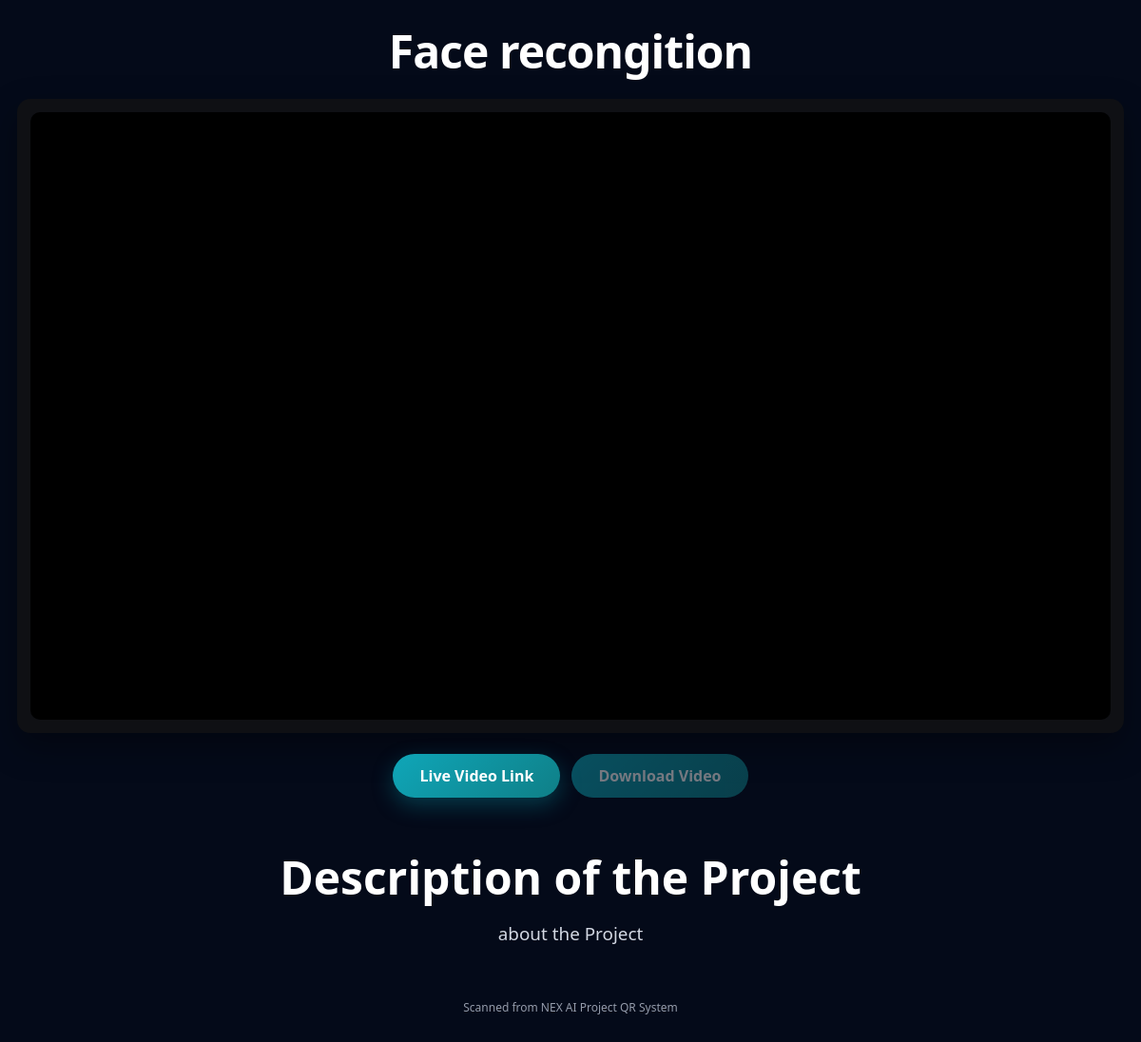
Screenshot of /?id=1 with the database file from the repository.
### tables this page shows
CREATE TABLE projects (
            id INTEGER PRIMARY KEY AUTOINCREMENT,
            name TEXT,
            roll TEXT,
            project_title TEXT,
            project_description TEXT,
            website_link TEXT,
            video_link TEXT,
            qr_path TEXT
        , created_at TEXT, expires_at TEXT);

### web_app.py (the view, shortened to what this page needs)
@app.route("/")
def index():
    settings = load_settings()
    project_id = request.args.get("id")
    if project_id:
        project_data = get_project_by_id(project_id)
        if project_data:
            expires_at = project_data[8]
            if is_qr_expired(expires_at, settings):
                return render_template("qr_expired.html", project_title=project_data[3], expires_at=expires_at)
            website = project_data[5]
            description = project_data[4]
            video_link = project_data[6]
            video = get_video_context(video_link)
            download = get_download_context(video_link)
            font_scale = float(settings.get("font_scale", 1.0))
            spacing_scale = float(settings.get("spacing_scale", 1.0))
            video_fit = settings.get("video_fit", "contain")
            return render_template(
                "project_detail.html",
                project_title=project_data[3],
                live_video_link=(video_link or "").strip(),
                description=description,
                video_mode=video["video_mode"],
                video_src=video["video_src"],
                video_mime=video.get("video_mime", ""),
                can_download=download["can_download"],
                download_url=download["download_url"],
                system_title="Project Registration System",
                ui_font_scale=font_scale,
                ui_spacing_scale=spacing_scale,
                ui_video_fit=video_fit,
            )
        else:
            return render_template("project_not_found.html")

### utils/video_download.py (called while the page is built)
def get_download_context(video_link):
    link = (video_link or "").strip()
    lower = link.lower()
    direct_exts = (".mp4", ".webm", ".ogg")
    if lower.endswith(direct_exts):
        return {"can_download": True, "download_url": link}
    return {"can_download": False, "download_url": ""}

### web_app.py (called while the page is built, shortened)
def get_project_by_id(project_id):
    try:
        conn = sqlite3.connect(DATABASE)
        cursor = conn.cursor()
        cursor.execute(
            """
            SELECT
                id,
                name,
                roll,
                project_title,
                project_description,
                website_link,
                video_link,
                qr_path,
                expires_at
            FROM projects
            WHERE id = ?
            """,
            (project_id,),
        )
        data = cursor.fetchone()
        conn.close()
        return data
    except Exception as e:
        print("Database Error:", e)
        return None

def is_qr_expired(expires_at_text, settings):
    if not settings.get("expiry_enabled", True):
        return False
    if not expires_at_text:
        return False
    try:
        expires_at = datetime.fromisoformat(expires_at_text)
        return datetime.utcnow() > expires_at
    except ValueError:
        return False

def get_youtube_embed_url(url):
    if not url:
        return None
    parsed = urlparse(url)
    host = (parsed.netloc or "").lower()
    path = parsed.path or ""
    video_id = None
    if "youtu.be" in host:
        video_id = path.strip("/")
    elif "youtube.com" in host:
        if path == "/watch":
            video_id = parse_qs(parsed.query).get("v", [None])[0]
        elif path.startswith("/shorts/"):
            video_id = path.split("/shorts/", 1)[1].split("/", 1)[0]
        elif path.startswith("/embed/"):
            video_id = path.split("/embed/", 1)[1].split("/", 1)[0]
    if not video_id:
        return None
    return (
        f"https://www.youtube.com/embed/{video_id}"
        f"?autoplay=1&mute=1&playsinline=1&controls=1&rel=0&modestbranding=1"
    )

def get_video_context(video_link):
    candidate = (video_link or "").strip()
    youtube_embed = get_youtube_embed_url(candidate)
    if youtube_embed:
        return {
            "video_mode": "youtube",
            "video_src": youtube_embed,
        }

### templates/project_detail.html (shortened to what this page needs)
<!DOCTYPE html>
<html lang="en">
<head>
</head>
<body>
<div class="container">
    <div class="header">
        <div class="project-title">{{ project_title }}</div>
    </div>
    <div class="video-section">
        {% if video_mode == "direct" %}
        <video id="project-video" autoplay muted playsinline webkit-playsinline controls preload="auto">
            <source src="{{ video_src }}" {% if video_mime %}type="{{ video_mime }}"{% endif %}>
            Your browser does not support the video tag.
        </video>
        <button id="sound-btn" class="sound-btn" type="button">Tap For Sound</button>
        <a id="open-native-btn" class="live-link" href="{{ video_src }}" target="_blank" rel="noopener noreferrer" style="display:none; margin-top: calc(10px * var(--spacing-scale));">Open Video Player</a>
        {% elif video_mode == "youtube" %}
        <iframe
            src="{{ video_src }}"
            title="Project video"
            allow="accelerometer; autoplay; clipboard-write; encrypted-media; gyroscope; picture-in-picture; web-share"
            allowfullscreen
>
        </iframe>
        {% else %}
        <div class="video-placeholder"></div>
        {% endif %}
    </div>
    <div class="link-wrap">
        {% if live_video_link %}
        <a class="live-link" href="{{ live_video_link }}" target="_blank" rel="noopener noreferrer">Live Video Link</a>
        {% else %}
        <span class="live-link disabled">Live Video Link</span>
        {% endif %}
        {% if can_download %}
        <a class="live-link" href="{{ download_url }}" download>Download Video</a>
        {% else %}
        <span class="live-link disabled">Download Video</span>
        {% endif %}
    </div>
    <div class="content">
        <div class="detail">
            <div class="label">Description of the Project</div>
            <div class="value">{{ description }}</div>
        </div>
    </div>
    <div class="footer">Scanned from NEX AI Project QR System</div>
</div>
</body>
</html>

### rows the page displays
projects: project_title "Face recongition", project_description "about the Project"
